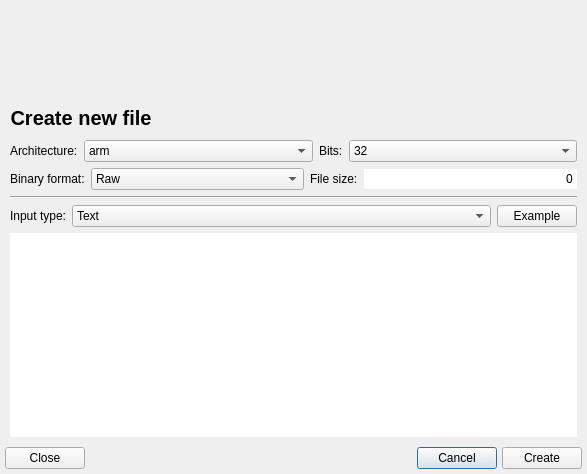
<?xml version="1.0" encoding="UTF-8"?>
<ui version="4.0">
 <class>CreateNewDialog</class>
 <widget class="QDialog" name="CreateNewDialog">
  <property name="geometry">
   <rect>
    <x>0</x>
    <y>0</y>
    <width>587</width>
    <height>474</height>
   </rect>
  </property>
  <property name="windowTitle">
   <string>Dialog</string>
  </property>
  <layout class="QVBoxLayout" name="verticalLayout">
   <property name="spacing">
    <number>5</number>
   </property>
   <property name="leftMargin">
    <number>5</number>
   </property>
   <property name="topMargin">
    <number>5</number>
   </property>
   <property name="rightMargin">
    <number>5</number>
   </property>
   <property name="bottomMargin">
    <number>5</number>
   </property>
   <item>
    <layout class="QHBoxLayout" name="horizontalLayout">
     <item>
      <layout class="QVBoxLayout" name="verticalLayout_3">
       <property name="spacing">
        <number>5</number>
       </property>
       <item alignment="Qt::AlignHCenter">
        <widget class="QLabel" name="label_7">
         <property name="sizePolicy">
          <sizepolicy hsizetype="Fixed" vsizetype="Fixed">
           <horstretch>0</horstretch>
           <verstretch>0</verstretch>
          </sizepolicy>
         </property>
         <property name="minimumSize">
          <size>
           <width>96</width>
           <height>96</height>
          </size>
         </property>
         <property name="maximumSize">
          <size>
           <width>96</width>
           <height>96</height>
          </size>
         </property>
         <property name="text">
          <string/>
         </property>
         <property name="pixmap">
          <pixmap resource="../resources.qrc">:/img/cutter_plain.svg</pixmap>
         </property>
         <property name="scaledContents">
          <bool>true</bool>
         </property>
         <property name="alignment">
          <set>Qt::AlignCenter</set>
         </property>
         <property name="margin">
          <number>8</number>
         </property>
        </widget>
       </item>
       <item>
        <widget class="QLabel" name="label">
         <property name="sizePolicy">
          <sizepolicy hsizetype="Preferred" vsizetype="Fixed">
           <horstretch>0</horstretch>
           <verstretch>0</verstretch>
          </sizepolicy>
         </property>
         <property name="font">
          <font>
           <pointsize>15</pointsize>
           <weight>75</weight>
           <bold>true</bold>
          </font>
         </property>
         <property name="text">
          <string notr="true"> Create new file</string>
         </property>
        </widget>
       </item>
       <item>
        <widget class="QFrame" name="frame">
         <property name="sizePolicy">
          <sizepolicy hsizetype="Expanding" vsizetype="Expanding">
           <horstretch>0</horstretch>
           <verstretch>0</verstretch>
          </sizepolicy>
         </property>
         <property name="frameShape">
          <enum>QFrame::NoFrame</enum>
         </property>
         <property name="frameShadow">
          <enum>QFrame::Plain</enum>
         </property>
         <layout class="QVBoxLayout" name="verticalLayout_4">
          <property name="leftMargin">
           <number>5</number>
          </property>
          <property name="topMargin">
           <number>5</number>
          </property>
          <property name="rightMargin">
           <number>5</number>
          </property>
          <property name="bottomMargin">
           <number>5</number>
          </property>
          <item>
           <layout class="QHBoxLayout" name="horizontalLayout_2">
            <item>
             <widget class="QLabel" name="label_2">
              <property name="sizePolicy">
               <sizepolicy hsizetype="Minimum" vsizetype="Preferred">
                <horstretch>0</horstretch>
                <verstretch>0</verstretch>
               </sizepolicy>
              </property>
              <property name="text">
               <string>Architecture:</string>
              </property>
             </widget>
            </item>
            <item>
             <widget class="QComboBox" name="comboArch">
              <property name="sizePolicy">
               <sizepolicy hsizetype="Expanding" vsizetype="Fixed">
                <horstretch>0</horstretch>
                <verstretch>0</verstretch>
               </sizepolicy>
              </property>
              <item>
               <property name="text">
                <string>arm</string>
               </property>
              </item>
              <item>
               <property name="text">
                <string>bf</string>
               </property>
              </item>
              <item>
               <property name="text">
                <string>dalvik</string>
               </property>
              </item>
              <item>
               <property name="text">
                <string>dcpu16</string>
               </property>
              </item>
              <item>
               <property name="text">
                <string>java</string>
               </property>
              </item>
              <item>
               <property name="text">
                <string>mips</string>
               </property>
              </item>
              <item>
               <property name="text">
                <string>ppc</string>
               </property>
              </item>
              <item>
               <property name="text">
                <string>psosvm</string>
               </property>
              </item>
              <item>
               <property name="text">
                <string>rar</string>
               </property>
              </item>
              <item>
               <property name="text">
                <string>x86</string>
               </property>
              </item>
              <item>
               <property name="text">
                <string>z80</string>
               </property>
              </item>
             </widget>
            </item>
            <item>
             <widget class="QLabel" name="label_3">
              <property name="sizePolicy">
               <sizepolicy hsizetype="Minimum" vsizetype="Preferred">
                <horstretch>0</horstretch>
                <verstretch>0</verstretch>
               </sizepolicy>
              </property>
              <property name="text">
               <string>Bits:</string>
              </property>
             </widget>
            </item>
            <item>
             <widget class="QComboBox" name="comboBits">
              <property name="sizePolicy">
               <sizepolicy hsizetype="Expanding" vsizetype="Fixed">
                <horstretch>0</horstretch>
                <verstretch>0</verstretch>
               </sizepolicy>
              </property>
              <property name="currentIndex">
               <number>1</number>
              </property>
              <item>
               <property name="text">
                <string>16</string>
               </property>
              </item>
              <item>
               <property name="text">
                <string>32</string>
               </property>
              </item>
              <item>
               <property name="text">
                <string>64</string>
               </property>
              </item>
             </widget>
            </item>
           </layout>
          </item>
          <item>
           <layout class="QHBoxLayout" name="horizontalLayout_4">
            <property name="topMargin">
             <number>0</number>
            </property>
            <item>
             <widget class="QLabel" name="label_4">
              <property name="sizePolicy">
               <sizepolicy hsizetype="Minimum" vsizetype="Preferred">
                <horstretch>0</horstretch>
                <verstretch>0</verstretch>
               </sizepolicy>
              </property>
              <property name="text">
               <string>Binary format:</string>
              </property>
             </widget>
            </item>
            <item>
             <widget class="QComboBox" name="comboFormat">
              <property name="sizePolicy">
               <sizepolicy hsizetype="Expanding" vsizetype="Fixed">
                <horstretch>0</horstretch>
                <verstretch>0</verstretch>
               </sizepolicy>
              </property>
              <item>
               <property name="text">
                <string>Raw</string>
               </property>
              </item>
              <item>
               <property name="text">
                <string>ELF</string>
               </property>
              </item>
              <item>
               <property name="text">
                <string>PE</string>
               </property>
              </item>
              <item>
               <property name="text">
                <string>MACH-0</string>
               </property>
              </item>
              <item>
               <property name="text">
                <string>COFF</string>
               </property>
              </item>
              <item>
               <property name="text">
                <string>Plan9</string>
               </property>
              </item>
             </widget>
            </item>
            <item>
             <widget class="QLabel" name="label_5">
              <property name="sizePolicy">
               <sizepolicy hsizetype="Fixed" vsizetype="Preferred">
                <horstretch>0</horstretch>
                <verstretch>0</verstretch>
               </sizepolicy>
              </property>
              <property name="text">
               <string>File size:</string>
              </property>
             </widget>
            </item>
            <item>
             <widget class="QLineEdit" name="entrySize">
              <property name="inputMask">
               <string notr="true"/>
              </property>
              <property name="text">
               <string notr="true">0</string>
              </property>
              <property name="frame">
               <bool>false</bool>
              </property>
              <property name="alignment">
               <set>Qt::AlignRight|Qt::AlignTrailing|Qt::AlignVCenter</set>
              </property>
             </widget>
            </item>
           </layout>
          </item>
          <item>
           <widget class="Line" name="line_2">
            <property name="orientation">
             <enum>Qt::Horizontal</enum>
            </property>
           </widget>
          </item>
          <item>
           <layout class="QHBoxLayout" name="horizontalLayout_6">
            <property name="topMargin">
             <number>0</number>
            </property>
            <item>
             <widget class="QLabel" name="label_6">
              <property name="sizePolicy">
               <sizepolicy hsizetype="Fixed" vsizetype="Preferred">
                <horstretch>0</horstretch>
                <verstretch>0</verstretch>
               </sizepolicy>
              </property>
              <property name="text">
               <string>Input type:</string>
              </property>
             </widget>
            </item>
            <item>
             <widget class="QComboBox" name="comboType">
              <property name="currentText">
               <string>Text</string>
              </property>
              <item>
               <property name="text">
                <string>Text</string>
               </property>
              </item>
              <item>
               <property name="text">
                <string>Hexpairs</string>
               </property>
              </item>
              <item>
               <property name="text">
                <string>Assembler</string>
               </property>
              </item>
              <item>
               <property name="text">
                <string>Radare2 script</string>
               </property>
              </item>
              <item>
               <property name="text">
                <string>Rapatch</string>
               </property>
              </item>
              <item>
               <property name="text">
                <string>C Code</string>
               </property>
              </item>
             </widget>
            </item>
            <item>
             <widget class="QPushButton" name="exampleButton">
              <property name="sizePolicy">
               <sizepolicy hsizetype="Fixed" vsizetype="Fixed">
                <horstretch>0</horstretch>
                <verstretch>0</verstretch>
               </sizepolicy>
              </property>
              <property name="toolTip">
               <string notr="true">Fill the textarea with example code</string>
              </property>
              <property name="text">
               <string>Example</string>
              </property>
             </widget>
            </item>
           </layout>
          </item>
          <item>
           <widget class="QPlainTextEdit" name="plainTextEdit">
            <property name="frameShape">
             <enum>QFrame::NoFrame</enum>
            </property>
            <property name="frameShadow">
             <enum>QFrame::Plain</enum>
            </property>
           </widget>
          </item>
         </layout>
        </widget>
       </item>
      </layout>
     </item>
    </layout>
   </item>
   <item>
    <layout class="QHBoxLayout" name="horizontalLayout_3">
     <property name="topMargin">
      <number>0</number>
     </property>
     <item>
      <widget class="QPushButton" name="pushButton_3">
       <property name="text">
        <string>Close</string>
       </property>
      </widget>
     </item>
     <item>
      <spacer name="horizontalSpacer">
       <property name="orientation">
        <enum>Qt::Horizontal</enum>
       </property>
       <property name="sizeHint" stdset="0">
        <size>
         <width>40</width>
         <height>20</height>
        </size>
       </property>
      </spacer>
     </item>
     <item>
      <widget class="QPushButton" name="pushButton_2">
       <property name="text">
        <string>Cancel</string>
       </property>
       <property name="default">
        <bool>true</bool>
       </property>
      </widget>
     </item>
     <item>
      <widget class="QPushButton" name="buttonCreate">
       <property name="text">
        <string>Create</string>
       </property>
      </widget>
     </item>
    </layout>
   </item>
  </layout>
 </widget>
 <resources>
  <include location="../resources.qrc"/>
 </resources>
 <connections/>
</ui>
